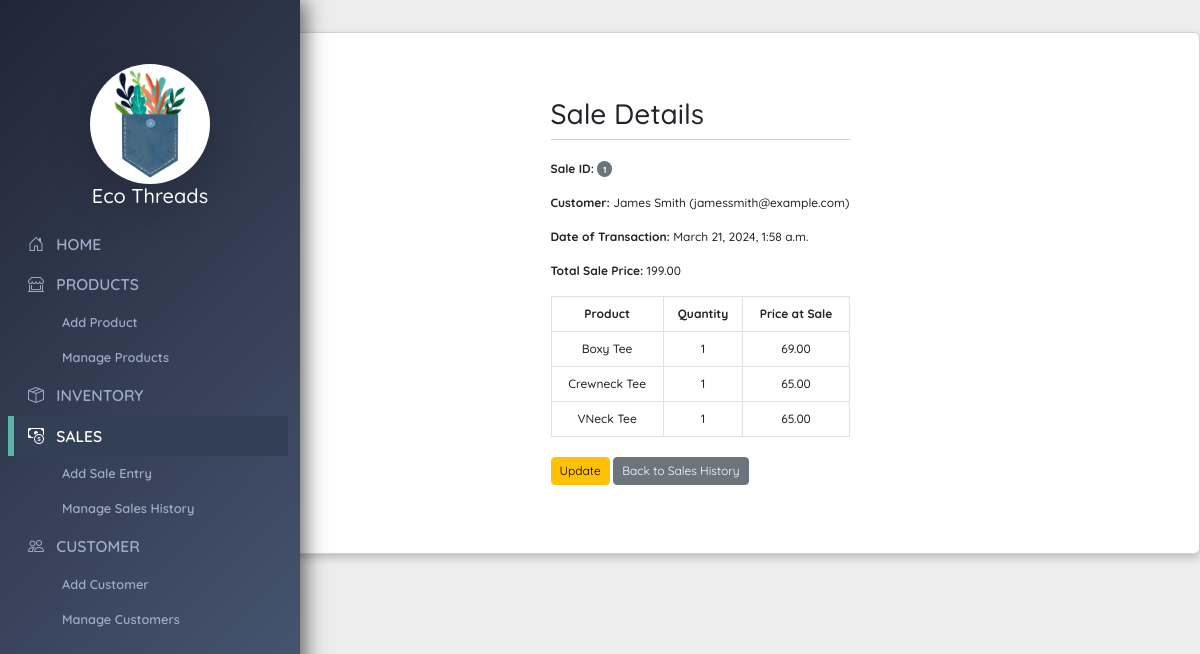
The app's page /store/sale/1/ with its own data.
### store/models.py (models this page shows, shortened)
class Sale(models.Model):
    customer = models.ForeignKey('Customer', on_delete=models.SET_NULL, null=True)
    date_of_transaction = models.DateTimeField(default=timezone.now)
    total_sale_price = models.DecimalField(max_digits=10, decimal_places=2, default=0.00)

class Customer(models.Model):
    name = models.CharField(max_length=255)
    email = models.EmailField(unique=True)
    phone = models.CharField(max_length=20, blank=True, null=True)  # Allows for optional phone numbers
    def __str__(self):
        return f"{self.name} ({self.email})"

class SaleItem(models.Model):
    sale = models.ForeignKey(Sale, on_delete=models.CASCADE)
    product = models.ForeignKey('Product', on_delete=models.SET_NULL, null=True)
    quantity = models.PositiveIntegerField()
    price_at_sale = models.DecimalField(max_digits=10, decimal_places=2, editable=False)

class Product(models.Model):
    name = models.CharField(max_length=255)
    price = models.DecimalField(max_digits=6, decimal_places=2)
    category = models.CharField(max_length=255)
    material = models.CharField(max_length=255)
    image = models.ImageField(upload_to='product_images/', blank=True, null=True)
    def __str__(self):
        return self.name

### store/views.py (the view)
# urls.py: path('sale/<int:sale_id>/', sale_detail, name='sale_detail'),
def sale_detail(request, sale_id):
    sale = get_object_or_404(Sale, pk=sale_id)
    return render(request, 'store/sale_detail.html', {'sale': sale})

### store/templates/store/sale_detail.html
{% extends 'base.html' %}
{% block content %}
    <h3>Sale Details</h3>
    <div style="border-bottom: 1px solid #ccc; margin-bottom: 20px;"></div>
    <p style="font-size: 12px;"><strong>Sale ID:</strong> <span class="badge text-bg-secondary rounded-pill">{{ sale.id }}</span></p>
    <p style="font-size: 12px;"><strong>Customer:</strong> {{ sale.customer }}</p>
    <p style="font-size: 12px;"><strong>Date of Transaction:</strong> {{ sale.date_of_transaction }}</p>
    <p style="font-size: 12px;"><strong>Total Sale Price:</strong> {{ sale.total_sale_price }}</p>
    <div class="d-flex justify-content-center" style="font-size: 12px;">
        <table class="table table-bordered">
        <tr>
            <th class="text-center">Product</th>
            <th class="text-center">Quantity</th>
            <th class="text-center">Price at Sale</th>
        </tr>
            {% for sale_item in sale.saleitem_set.all %}
            <tr>
                <td class="text-center">{{ sale_item.product }}</td>
                <td class="text-center">{{ sale_item.quantity }}</td>
                <td class="text-center">{{ sale_item.price_at_sale }}</td>
            </tr>
            {% endfor %}
        </table>
    </div>
    <a href="{% url 'sale_edit' sale.id %}" class="btn btn-warning my-1 px-2 btn-sm" style="font-size: 12px;">Update</a>
    <a href="{% url 'sale_list' %}" class="btn btn-secondary my-1 px-2 btn-sm" style="font-size: 12px;">Back to Sales History</a>
{% endblock %}

### store/static/styles.css (style rules this page uses)
body { font-family: 'Quicksand', sans-serif; background-color: #ededed; font-weight: 500; font-size: small; }

### records on screen
Sale: id "1", customer "James Smith (jamessmith@example.com)", date_of_transaction "March 21, 2024, 1:58 a.m.", total_sale_price "199.00"
SaleItem: product "Boxy Tee", quantity "1", price_at_sale "69.00"
SaleItem: product "Crewneck Tee", quantity "1", price_at_sale "65.00"
SaleItem: product "VNeck Tee", quantity "1", price_at_sale "65.00"
